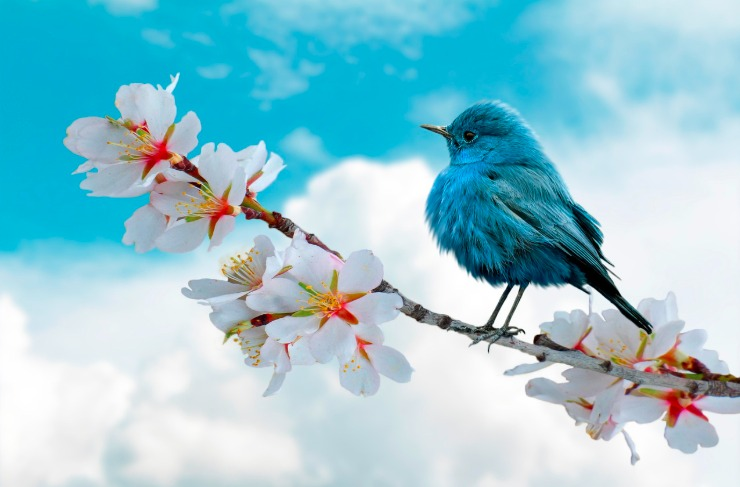
#> input picture DAY_14/Sample_input_images/image2.jpeg, 740 x 487 px, found by its file name
$ jupyter execute OpenCV_Practice_Programs.ipynb
#> lines starting #> are read from the running program, lines starting #| are printed output that depends on the picture
[cell 1]
from google.colab.patches import cv2_imshow
import cv2

image1 = cv2.imread("/content/image2.jpeg")
#> image1 is the input picture: shape (487, 740, 3); mean B, G, R 211.8, 199.6, 147.9

cv2_imshow(image1)

print("\n\n**Dimensions**")
print("Hieght : " , image1.shape[0])
#| Hieght :  487
print("Width : " , image1.shape[1])
#| Width :  740
print("\nChannels : " , image1.shape[2])
#| Channels :  3
print("\nFile size : " , image1.size)
#| File size :  1081140

[cell 2]
import os

grayscale = cv2.cvtColor(image1,cv2.COLOR_BGR2GRAY)
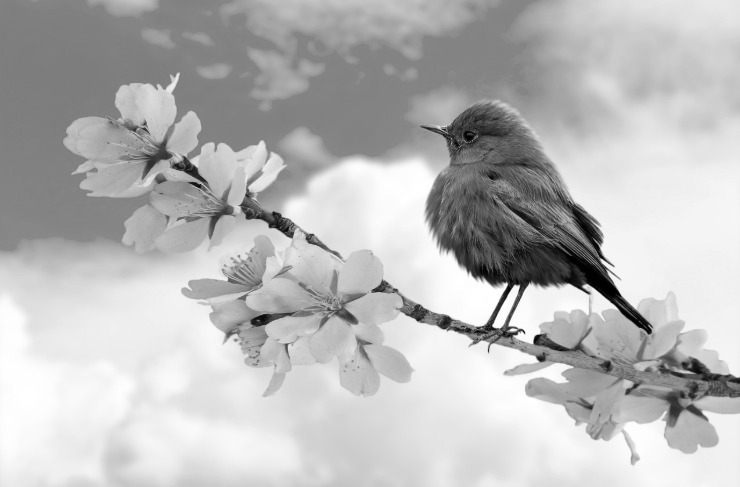
#> grayscale: shape (487, 740); min 0, max 255, mean 185.5

cv2_imshow(grayscale)

output_dir = "/content/output_files/"

os.makedirs(output_dir, exist_ok=True)

cv2.imwrite(output_dir + "grayscale.png" , grayscale)
#> Out = True

[cell 3]
resized  = cv2.resize(image1 , (287,200))
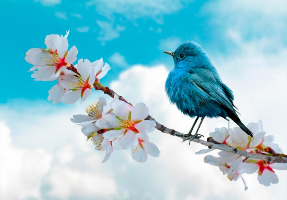
#> resized: shape (200, 287, 3); mean B, G, R 211.7, 199.5, 147.8

cv2_imshow(resized)

cv2.imwrite(output_dir + "resized.png" , resized)
#> Out = True

[cell 4]
crop1 = image1[0:100,0:100]
crop2 = image1[100:300,100:300]
crop3 = image1[100:287 , 400:600]
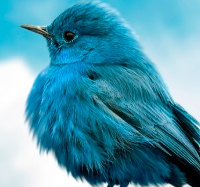
#> crop3: shape (187, 200, 3); mean B, G, R 172.7, 151.7, 77.6

cv2_imshow(crop1)
print("\n\n")
cv2_imshow(crop2)
print("\n\n")
cv2_imshow(crop3)

cv2.imwrite(output_dir + "crop1.png" , crop1)
cv2.imwrite(output_dir + "crop2.png" , crop2)
cv2.imwrite(output_dir + "crop3.png" , crop3)
#> Out = True

[cell 5]
rotate90 = cv2.rotate(resized , cv2.ROTATE_90_CLOCKWISE)
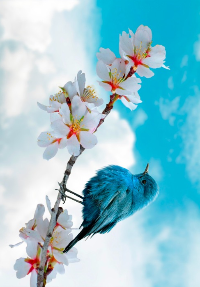
#> rotate90: shape (287, 200, 3); mean B, G, R 211.7, 199.5, 147.8
rotate180 = cv2.rotate(resized , cv2.ROTATE_180)
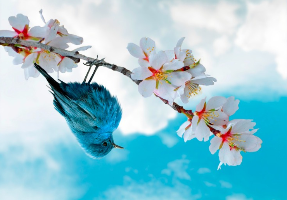
#> rotate180: shape (200, 287, 3); mean B, G, R 211.7, 199.5, 147.8
rotate270 = cv2.rotate(resized , cv2.ROTATE_90_COUNTERCLOCKWISE)
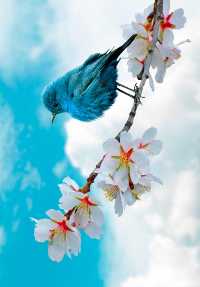
#> rotate270: shape (287, 200, 3); mean B, G, R 211.7, 199.5, 147.8

cv2_imshow(rotate90)
print("\n\n")
cv2_imshow(rotate180)
print("\n\n")
cv2_imshow(rotate270)

cv2.imwrite(output_dir + "rotate90.png" , rotate90)
cv2.imwrite(output_dir + "rotate180.png" , rotate180)
cv2.imwrite(output_dir + "rotate270.png" , rotate270)
#> Out = True

[cell 6]
horizontally = cv2.flip(resized , 1)
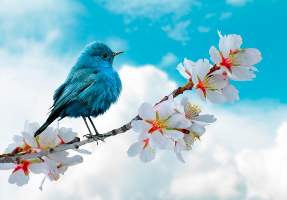
#> horizontally: shape (200, 287, 3); mean B, G, R 211.7, 199.5, 147.8
vertically = cv2.flip(resized , 0)
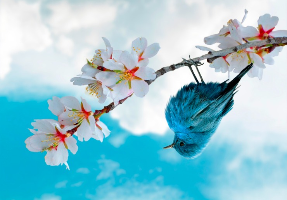
#> vertically: shape (200, 287, 3); mean B, G, R 211.7, 199.5, 147.8

cv2_imshow(horizontally)
print("\n\n")
cv2_imshow(vertically)
cv2.imwrite(output_dir + "horizontally_flipped.png" , horizontally)
cv2.imwrite(output_dir + "vertically_flipped.png"  , vertically)
#> Out = True

[cell 7]
img_for_shapes = cv2.imread("/content/image1.jpeg")
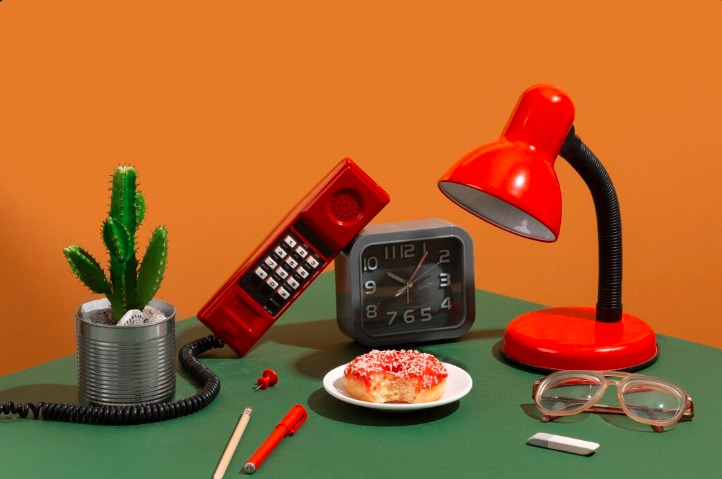
#> input picture DAY_14/Sample_input_images/image1.jpeg, 722 x 479 px, found by its file name
#> img_for_shapes is the input picture: shape (479, 722, 3); mean B, G, R 46.1, 99.9, 166.7

rectangle  = cv2.rectangle(img_for_shapes , (400,400),(200,200), (0,200,0) , 5)
cv2_imshow(rectangle)

[cell 8]
cv2.circle(img_for_shapes , (400,200) , 40 , (100,200,255) , 5)

cv2_imshow(img_for_shapes)

[cell 9]
cv2.line(img_for_shapes , (200,600) ,(300, 100) , (255,255,255) , 4 )
cv2_imshow(img_for_shapes)

#Hieght :  487
#Width :  740

[cell 10]
import cv2
import numpy as np

points = np.array([
    [100, 100],
    [200, 50],
    [300, 100],
    [270, 200],
    [130, 200]
], np.int32)

points = points.reshape((-1, 1, 2))

cv2.polylines(
    img_for_shapes,
    [points],
    True,
    (255, 0, 255),
    4
)
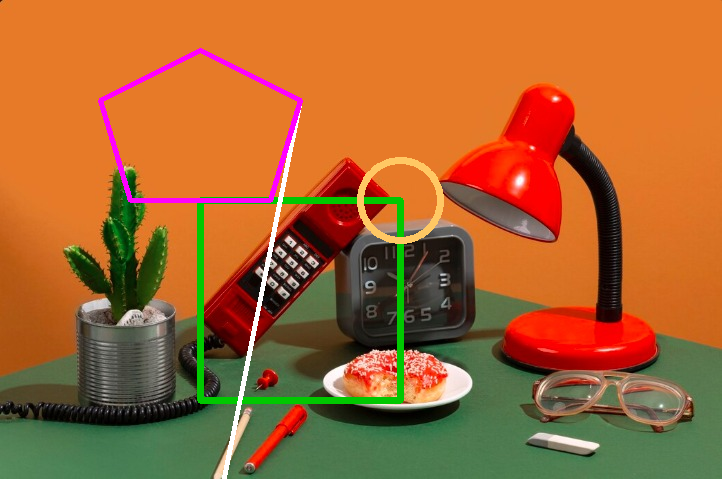
#> img_for_shapes: shape (479, 722, 3); mean B, G, R 48.4, 102, 166.1

cv2_imshow(img_for_shapes)

cv2.imwrite(output_dir + "shapesDrawn.png" , img_for_shapes)
#> Out = True
